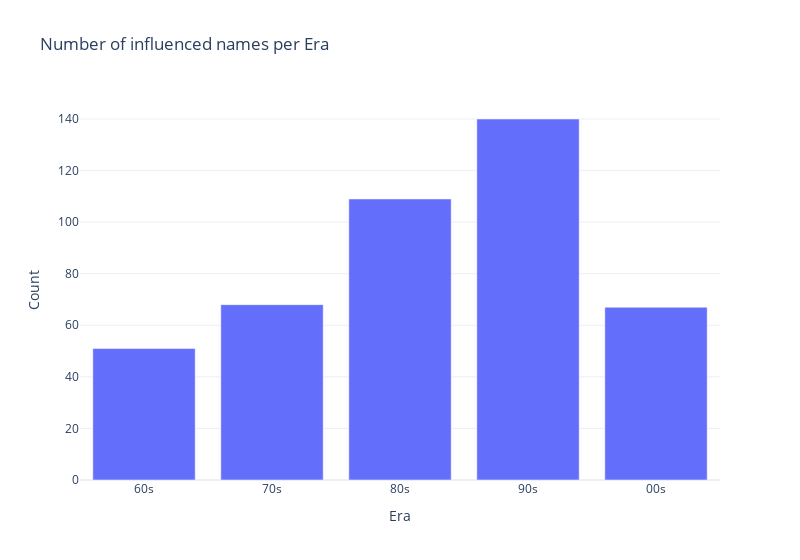

Here is the notebook cell this chart was saved with:
### Markdown cell above
### Time analysis by eras graph

### Code cell
from src.utils.time_analysis import show_influence_by_eras

show_influence_by_eras()

### Figure 1 — Plotly figure (JSON) as saved in the notebook; plotly's stock layout.template omitted (floating-point values rounded to 4 significant figures)
{"data": [{"alignmentgroup": "True", "hovertemplate": "Era=%{x}<br>Count=%{y}<extra></extra>", "legendgroup": "", "marker": {"color": "#636efa", "pattern": {"shape": ""}}, "name": "", "offsetgroup": "", "orientation": "v", "showlegend": false, "textposition": "auto", "type": "bar", "x": ["60s", "70s", "80s", "90s", "00s"], "xaxis": "x", "y": [51, 68, 109, 140, 67], "yaxis": "y"}], "layout": {"barmode": "relative", "legend": {"tracegroupgap": 0}, "title": {"text": "Number of influenced names per Era"}, "width": 800, "xaxis": {"anchor": "y", "domain": [0, 1], "title": {"text": "Era"}}, "yaxis": {"anchor": "x", "domain": [0, 1], "title": {"text": "Count"}}}}
